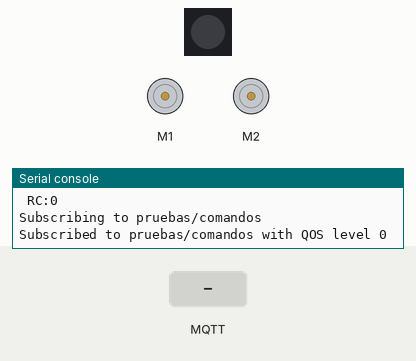
Recording of a program running on a simulated ESP32 board running CircuitPython. Shown: 1 RGB LEDs in strip order, left to right, 2 × DC motor (green arrow = forward, orange = backward, longer = faster), the last lines printed to the serial console. The inputs (shaded band) are chosen by the test bench. Dim RGB values are drawn brighter than linear; no MQTT or app messages arrive unless stated; library files of the repository ran but are not shown: ideaboard.py, secrets.py.

Above: at 2.9 s.
3.0 s: MQTT message "ON" arrives on the first subscribed topic
At 3.7 s:
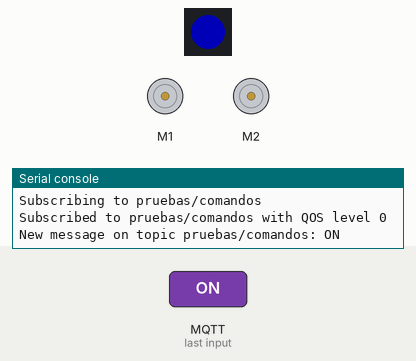
6.0 s: MQTT message "OFF" arrives on the first subscribed topic
At 7.2 s:
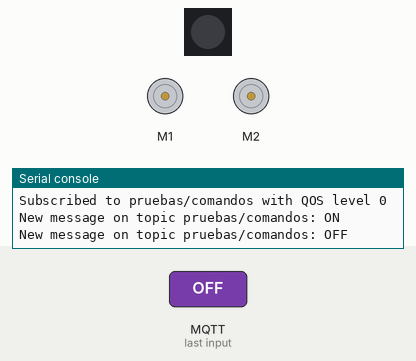
Timing chart, 0 to 9.0 s (numbered marks = the images above; inputs shaded):
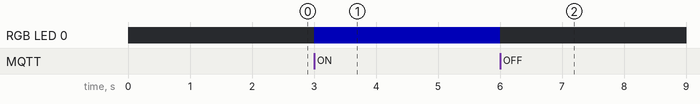

Measured:
- after the input at 3.0 s, RGB LED 0: off → RGB(0, 0, 67) at once
- after the input at 6.0 s, RGB LED 0: RGB(0, 0, 67) → off at once

The program:

mqtt_test.py
```python
import time
import ssl
import socketpool
import wifi
import adafruit_minimqtt.adafruit_minimqtt as MQTT
import board
from ideaboard import IdeaBoard

ib = IdeaBoard()

try:
    from secrets import secrets
except ImportError:
    print("WiFi secrets are kept in secrets.py, please add them th...")
    raise

print("Connecting to %s" % secrets["ssid"])
wifi.radio.connect(secrets["ssid"], secrets["password"])
print("Connected to %s!" % secrets["ssid"])

### Topic Setup ###

mqtt_topic = "pruebas"

### Code ###
def connect(mqtt_client, userdata, flags, rc):
    print("Connected to MQTT Broker!")
    print("Flags: {0}\n RC:{1}".format(flags, rc))

def disconnect(mqtt_client, userdata, rc):
    print("Disconnected from MQTT Broker!")

def subscribe(mqtt_client,userdata,topic, granted_qos):
    print("Subscribed to {0} with QOS level {1}".format(topic,granted_qos))

def unsubscribe(mqtt_client,userdata,topic,pid):
    print("Unsubscribed from {0} with PID {1}".format(topic,pid))

def publish(mqtt_client,userdata,topic,pid):
     print("Published to {0} with PID {1}".format(topic,pid))

def message(client,topic,message):
    print("New message on topic {0}: {1}".format(topic,message))
    if topic == "pruebas/comandos":
        if message == "ON":
            ib.pixel = (0,0,225)
        elif message == "OFF":
            ib.pixel = (0,0,0)

pool=socketpool.SocketPool(wifi.radio)

mqtt_client= MQTT.MQTT(
    broker=secrets["broker"],
    port=secrets["port"],
    socket_pool=pool,
    ssl_context=ssl.create_default_context(),
    )

mqtt_client.on_connect = connect
mqtt_client.on_disconnect = disconnect
mqtt_client.on_subscribe = subscribe
mqtt_client.on_unsubscribe = unsubscribe
mqtt_client.on_publish = publish
mqtt_client.on_message = message

print("Attempting to connect to %s" % mqtt_client.broker)
mqtt_client.connect()

print("Subscribing to pruebas/comandos")
mqtt_client.subscribe("pruebas/comandos")


ultimo = 0
while True:
    mqtt_client.loop()
    ahora = time.monotonic()
    if ahora - ultimo > 10:
        mqtt_client.publish("pruebas/datos", "Hola Mundo!")
        ultimo = ahora
```
